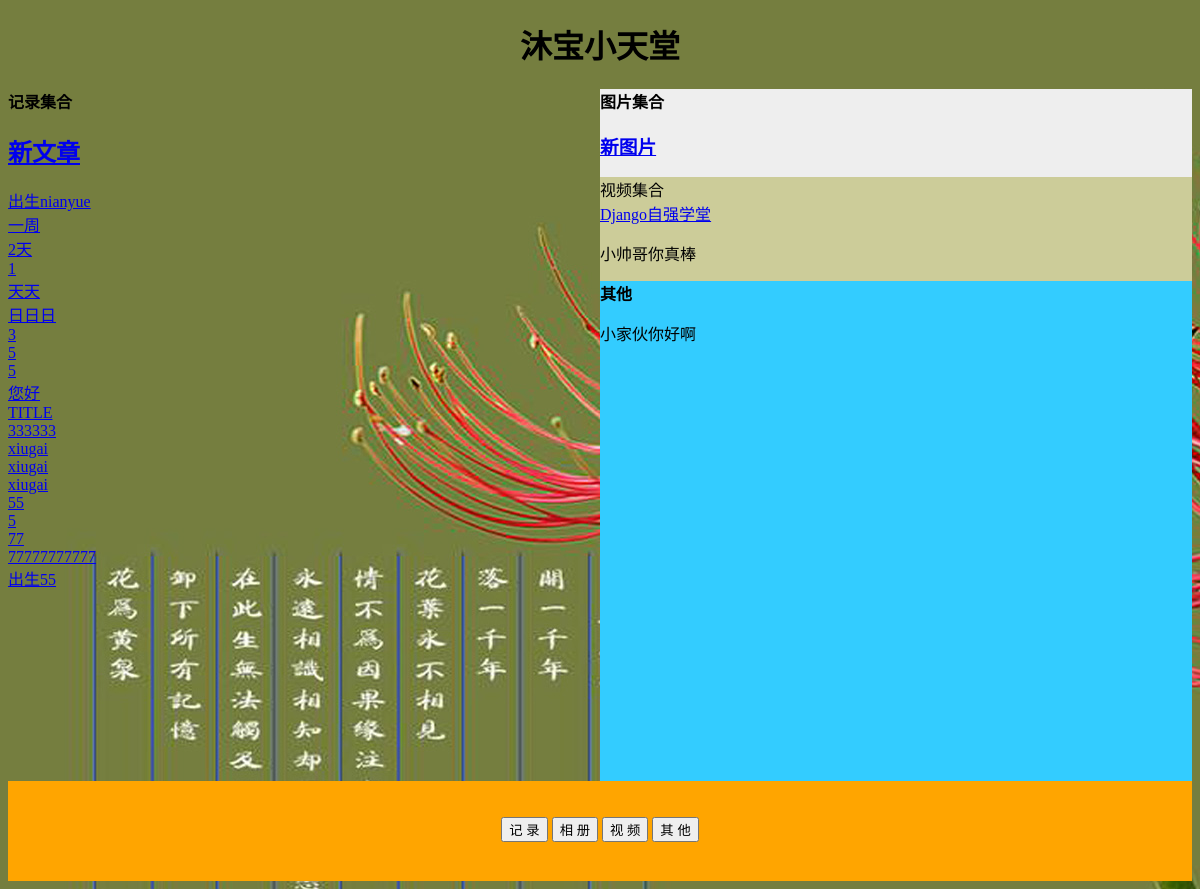
Page /blog/index/ on the earlier database version.
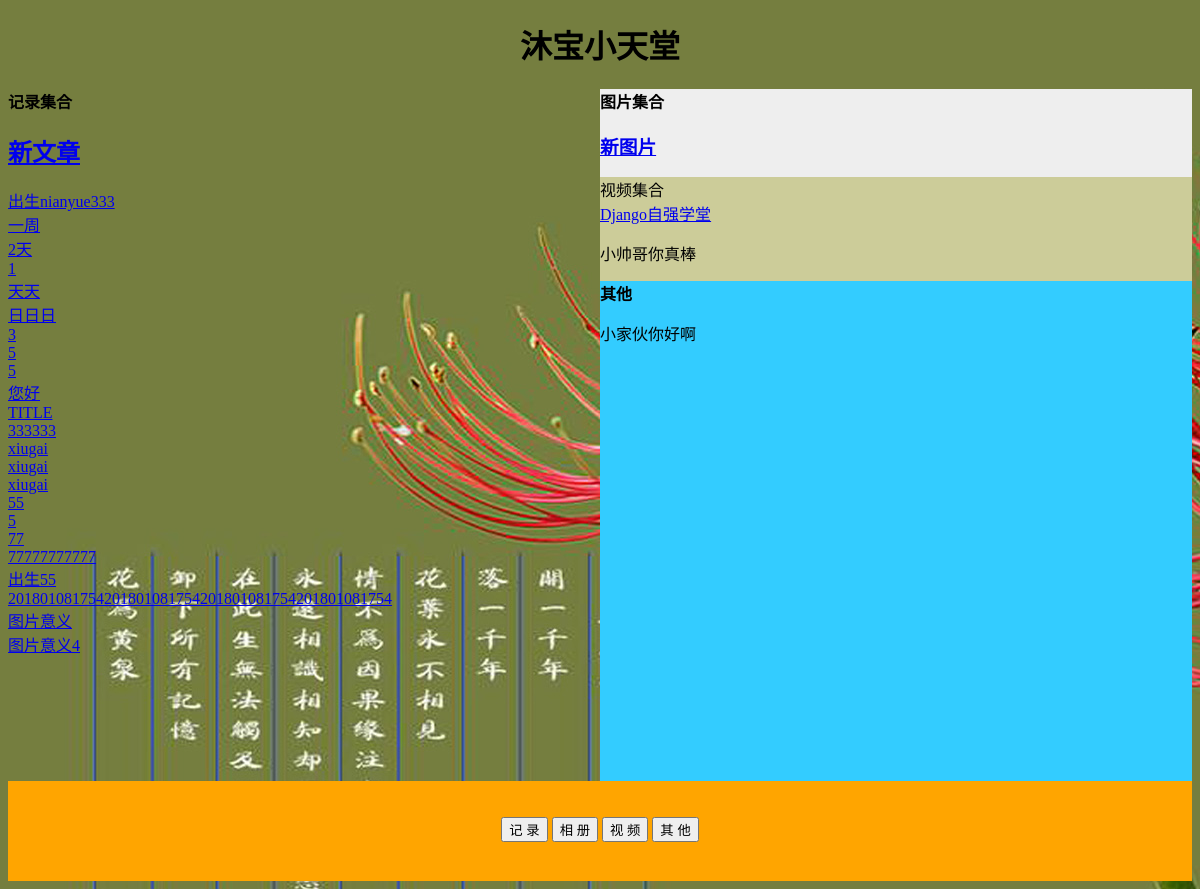
Same page on the later database version.
### blog/models.py (models this page shows, shortened)
class Article(models.Model):
    title = models.CharField(max_length=32,default='Title',verbose_name=u'文章标题')
    content = models.TextField(null=True,verbose_name=u'文章内容')
    pub_time = models.DateTimeField(null=True,verbose_name=u'文章时间')

### blog/views.py (the view)
def index(request):
    articles = models.Article.objects.all()
    return render(request,'blog/index.html',{'articles':articles})

### blog/templates/blog/index.html (shortened to what this page needs)
<!DOCTYPE html>
<html lang="en">
<head>
</head>
<body background="/static/img/bj3.jpg">
<div id="container" style="width:100%;">
    <h1 style="margint-bottom:0;text-align:center;">沐宝小天堂</h1>
    <div id="record" style="background-color: #FFD7000;heiht: 500px;width: 50%;float: left;">
        <b>记录集合 </b>
        <h2>
            <a href="{% url 'blog:edit_page' 0 %}">新文章</a>
        </h2>
        {% for article in articles %}
        <a href="{% url 'blog:article_page' article.id %}">{{ article.title }}{{article.contnet}}</a>
        <br/>
        {% endfor %}
    </div>
    <div id="picture" style="background-color:#EEEEEE;heiht:500px;width:50%;float:left;">
        <b>图片集合</b>
        <br>
        <h3>
            <a href="{% url 'blog:photo_page' 0 %}">新图片</a>
        </h3>
    </div>
    <div id="video" style="background-color:#CCCC99;heiht:500px;width:50%;float:left;">视频集合
        <br>
        <a href="https://code.ziqiangxuetang.com/django/django-tutorial.html">Django自强学堂</a>
        <p>小帅哥你真棒</p>
    </div>
    <div id="other" style="background-color: #33CCFF;height: 500px;width: 50%;float: left;">
        <b>其他 </b>
        <p>小家伙你好啊</p>
    </div>
    <div id="footer" style="background-color: #FFA500;height: 100px;clear: both;text-align:center;">
        <br><br>
        <button>记 录</button>
        <button>相 册</button>
        <button>视 频</button>
        <button>其 他</button>
    </div>
</div>
</body>
</html>

Differences in the rows shown:
changed Article: title "出生nianyue" → "出生nianyue333"
added Article: title "201801081754201801081754201801081754201801081754"
added Article: title "图片意义"
added Article: title "图片意义4"
